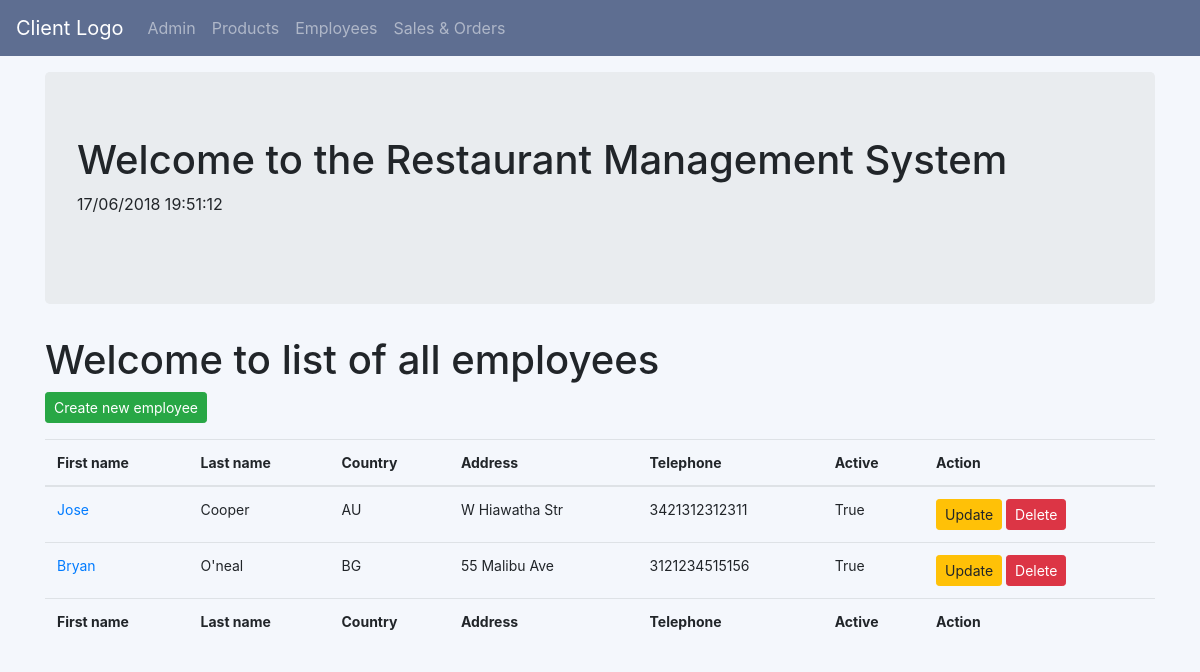
Page /oms/employeelist/ on the committed database.
### oms/models.py (models this page shows, shortened)
class Employee(models.Model):
    fname = models.CharField(blank=True, max_length=100, verbose_name='First name')
    lname = models.CharField(blank=True, max_length=100, verbose_name='Last name')
    country = CountryField()
    address = models.CharField(blank=True, max_length=100, verbose_name='Postal address')
    telephone = models.IntegerField(null=True, blank=True)
    active = models.BooleanField(default=True, verbose_name='Is active')

### oms/views.py (the view)
# urls.py: path('employeelist/',views.EmployeeListView.as_view(),name='employee_list'),
class EmployeeListView(ListView):
    context_object_name = 'employees'
    model = models.Employee

### oms/templates/oms/employee_list.html
{% extends "oms/oms_base.html" %}
{% block body_block %}
<h1>Welcome to list of all employees</h1>
<a class = 'btn btn-success btn-sm 'href="{% url 'oms:employee_create'%}">Create new employee</a><p>
    <table style="font-size:14px;" class="table table-hover" style='width:100%'>
        <thead>
            <tr>
                <th>First name</th>
                <th>Last name</th>
                <th>Country</th>
                <th>Address</th>
                <th>Telephone</th>
                <th>Active</th>
                <th>Action</th>
            </tr>
        </thead>
        <tbody>
            {% for employee in employees %}
            <tr>
                <td> <a href="{{employee.id}}">{{employee.fname}}</a></td>
                <td> {{employee.lname}} </td>
                <td> {{employee.country}} </td>
                <td> {{employee.address}} </td>
                <td> {{employee.telephone}} </td>
                <td> {{employee.active}} </td>
                <td>
                    <a class = 'btn btn-warning btn-sm' href="{% url 'oms:employee_update' pk=employee.pk %}">Update</a>
                    <a class = 'btn btn-danger btn-sm' href="{% url 'oms:employee_delete' pk=employee.pk %}">Delete</a>
                </td>
            </tr>
            {% endfor %}
        </tbody>
        <tfoot>
            <tr>
                <th>First name</th>
                <th>Last name</th>
                <th>Country</th>
                <th>Address</th>
                <th>Telephone</th>
                <th>Active</th>
                <th>Action</th>
            </tr>
       </tfoot>
    </table>
{% endblock %}

### rows in the picture
Employee: fname "Jose", lname "Cooper", country "AU", address "W Hiawatha Str", telephone "3421312312311", active "True"
Employee: fname "Bryan", lname "O'neal", country "BG", address "55 Malibu Ave", telephone "3121234515156", active "True"
